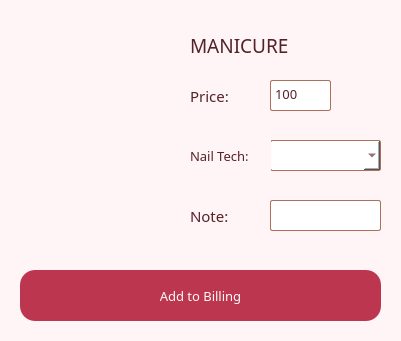
           <widget class="QWidget" name="tabs_manicure" native="true">
            <property name="geometry">
             <rect>
              <x>10</x>
              <y>20</y>
              <width>401</width>
              <height>341</height>
             </rect>
            </property>
            <property name="cursor">
             <cursorShape>ArrowCursor</cursorShape>
            </property>
            <property name="styleSheet">
             <string notr="true">border-radius: 20px;
background-color: #fff5f6</string>
            </property>
            <widget class="QLabel" name="logo_home_15">
             <property name="geometry">
              <rect>
               <x>20</x>
               <y>30</y>
               <width>151</width>
               <height>211</height>
              </rect>
             </property>
             <property name="styleSheet">
              <string notr="true"/>
             </property>
             <property name="text">
              <string/>
             </property>
             <property name="pixmap">
              <pixmap>pics/manicure.png</pixmap>
             </property>
             <property name="scaledContents">
              <bool>true</bool>
             </property>
            </widget>
            <widget class="QLabel" name="label_manicure">
             <property name="geometry">
              <rect>
               <x>190</x>
               <y>30</y>
               <width>101</width>
               <height>31</height>
              </rect>
             </property>
             <property name="font">
              <font>
               <family>Vogue</family>
               <pointsize>14</pointsize>
              </font>
             </property>
             <property name="styleSheet">
              <string notr="true">color:  rgb(85,34,41);</string>
             </property>
             <property name="text">
              <string>MANICURE</string>
             </property>
             <property name="alignment">
              <set>Qt::AlignLeading|Qt::AlignLeft|Qt::AlignVCenter</set>
             </property>
            </widget>
            <widget class="QLabel" name="label_home_13">
             <property name="geometry">
              <rect>
               <x>190</x>
               <y>80</y>
               <width>51</width>
               <height>31</height>
              </rect>
             </property>
             <property name="font">
              <font>
               <family>Classy Vogue</family>
               <pointsize>11</pointsize>
              </font>
             </property>
             <property name="styleSheet">
              <string notr="true">color:  rgb(85,34,41);
border: 0px;</string>
             </property>
             <property name="text">
              <string>Price:</string>
             </property>
             <property name="alignment">
              <set>Qt::AlignLeading|Qt::AlignLeft|Qt::AlignVCenter</set>
             </property>
            </widget>
            <widget class="QPlainTextEdit" name="manicure_price">
             <property name="geometry">
              <rect>
               <x>270</x>
               <y>80</y>
               <width>61</width>
               <height>31</height>
              </rect>
             </property>
             <property name="font">
              <font>
               <family>Classy Vogue</family>
               <pointsize>10</pointsize>
              </font>
             </property>
             <property name="cursor" stdset="0">
              <cursorShape>IBeamCursor</cursorShape>
             </property>
             <property name="styleSheet">
              <string notr="true">background-color: white;
border-radius: 2px;
border: 1px solid #af6f5c;
color:  rgb(85,34,41);</string>
             </property>
             <property name="plainText">
              <string>100</string>
             </property>
            </widget>
            <widget class="QComboBox" name="tech_choice_manicure">
             <property name="geometry">
              <rect>
               <x>270</x>
               <y>140</y>
               <width>111</width>
               <height>31</height>
              </rect>
             </property>
             <property name="font">
              <font>
               <family>Classy Vogue</family>
               <pointsize>10</pointsize>
              </font>
             </property>
             <property name="cursor">
              <cursorShape>PointingHandCursor</cursorShape>
             </property>
             <property name="styleSheet">
              <string notr="true">background-color: white;
border-radius: 2px;
border: 1px solid #af6f5c;
color:  rgb(85,34,41);</string>
             </property>
             <property name="currentIndex">
              <number>-1</number>
             </property>
             <item>
              <property name="text">
               <string>Liza</string>
              </property>
             </item>
             <item>
              <property name="text">
               <string>Cecil</string>
              </property>
             </item>
             <item>
              <property name="text">
               <string>Beng</string>
              </property>
             </item>
             <item>
              <property name="text">
               <string>Mar</string>
              </property>
             </item>
            </widget>
            <widget class="QLabel" name="label_home_14">
             <property name="geometry">
              <rect>
               <x>190</x>
               <y>140</y>
               <width>81</width>
               <height>31</height>
              </rect>
             </property>
             <property name="font">
              <font>
               <family>Classy Vogue</family>
               <pointsize>10</pointsize>
              </font>
             </property>
             <property name="styleSheet">
              <string notr="true">color:  rgb(85,34,41);
border: 0px;</string>
             </property>
             <property name="text">
              <string>Nail Tech:</string>
             </property>
             <property name="alignment">
              <set>Qt::AlignLeading|Qt::AlignLeft|Qt::AlignVCenter</set>
             </property>
            </widget>
            <widget class="QLabel" name="label_home_15">
             <property name="geometry">
              <rect>
               <x>190</x>
               <y>200</y>
               <width>71</width>
               <height>31</height>
              </rect>
             </property>
             <property name="font">
              <font>
               <family>Classy Vogue</family>
               <pointsize>11</pointsize>
              </font>
             </property>
             <property name="styleSheet">
              <string notr="true">color:  rgb(85,34,41);
border: 0px;</string>
             </property>
             <property name="text">
              <string>Note:</string>
             </property>
             <property name="alignment">
              <set>Qt::AlignLeading|Qt::AlignLeft|Qt::AlignVCenter</set>
             </property>
            </widget>
            <widget class="QPlainTextEdit" name="manicure_note">
             <property name="geometry">
              <rect>
               <x>270</x>
               <y>200</y>
               <width>111</width>
               <height>31</height>
              </rect>
             </property>
             <property name="font">
              <font>
               <family>Classy Vogue</family>
               <pointsize>10</pointsize>
              </font>
             </property>
             <property name="cursor" stdset="0">
              <cursorShape>IBeamCursor</cursorShape>
             </property>
             <property name="styleSheet">
              <string notr="true">background-color: white;
border-radius: 2px;
border: 1px solid #af6f5c;
color:  rgb(85,34,41);</string>
             </property>
             <property name="plainText">
              <string/>
             </property>
            </widget>
            <widget class="QLabel" name="addOrder_manicure">
             <property name="geometry">
              <rect>
               <x>20</x>
               <y>270</y>
               <width>361</width>
               <height>51</height>
              </rect>
             </property>
             <property name="font">
              <font>
               <family>Classy Vogue</family>
               <pointsize>10</pointsize>
              </font>
             </property>
             <property name="styleSheet">
              <string notr="true">color: rgba(254,250,249,255);
background-color: rgb(188,54,79);
border-radius: 15px;</string>
             </property>
             <property name="text">
              <string>Add to Billing</string>
             </property>
             <property name="alignment">
              <set>Qt::AlignCenter</set>
             </property>
            </widget>
            <widget class="QPushButton" name="bttn_manicure">
             <property name="geometry">
              <rect>
               <x>20</x>
               <y>270</y>
               <width>361</width>
               <height>51</height>
              </rect>
             </property>
             <property name="cursor">
              <cursorShape>PointingHandCursor</cursorShape>
             </property>
             <property name="styleSheet">
              <string notr="true">background-color: rgba(0, 0, 0, 0);</string>
             </property>
             <property name="text">
              <string/>
             </property>
             <property name="autoDefault">
              <bool>false</bool>
             </property>
             <property name="flat">
              <bool>true</bool>
             </property>
            </widget>
           </widget>
